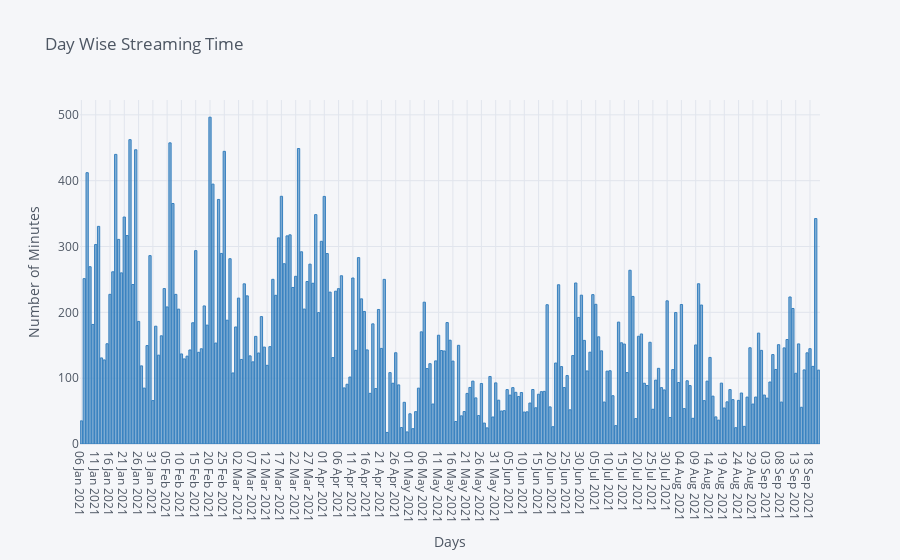

Write notebook code for a chart like this one.
### Code cell
#Making a barplot showing Day Wise Streaming Time and that date
day_wise_sorted.iplot(kind = 'bar', color='blue', x= 'Date', y='Minutes Played',
title='Day Wise Streaming Time', yTitle = 'Number of Minutes', xTitle = 'Days')

### Figure 1 — Plotly figure (JSON) as saved in the notebook; plotly's stock layout.template omitted (floating-point values rounded to 4 significant figures; data arrays with more than 128 entries replaced by an {"elided": "..."} marker saying what was removed)
{"data": [{"marker": {"color": "rgba(55, 128, 191, 0.6)", "line": {"color": "rgba(55, 128, 191, 1.0)", "width": 1}}, "name": "Minutes Played", "orientation": "v", "text": "", "type": "bar", "x": {"elided": "259 str values"}, "y": {"elided": "259 float values"}}], "layout": {"legend": {"bgcolor": "#F5F6F9", "font": {"color": "#4D5663"}}, "paper_bgcolor": "#F5F6F9", "plot_bgcolor": "#F5F6F9", "title": {"font": {"color": "#4D5663"}, "text": "Day Wise Streaming Time"}, "xaxis": {"gridcolor": "#E1E5ED", "showgrid": true, "tickfont": {"color": "#4D5663"}, "title": {"font": {"color": "#4D5663"}, "text": "Days"}, "zerolinecolor": "#E1E5ED"}, "yaxis": {"gridcolor": "#E1E5ED", "showgrid": true, "tickfont": {"color": "#4D5663"}, "title": {"font": {"color": "#4D5663"}, "text": "Number of Minutes"}, "zerolinecolor": "#E1E5ED"}}}
